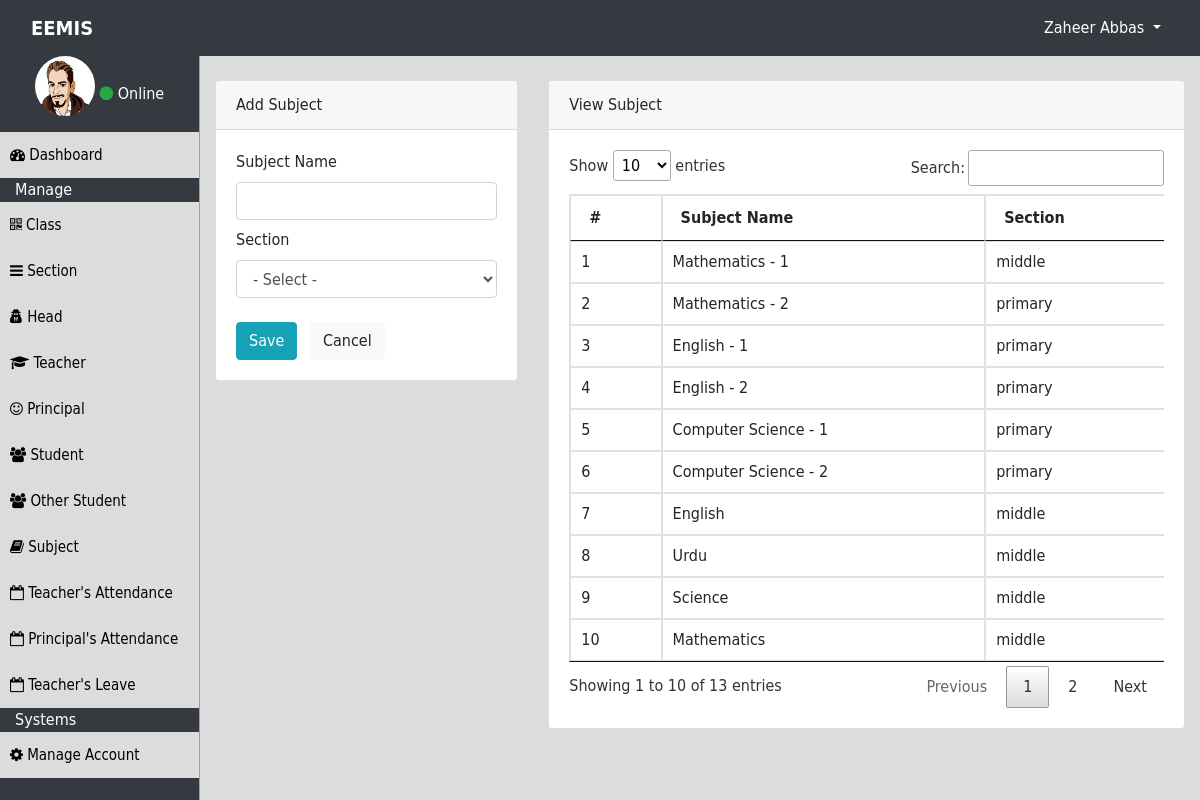
/clerk/subject.php (signed in), run on the app's committed database.
### tables this page shows
CREATE TABLE `clerk` (
  `id` int(11) NOT NULL,
  `user_id` int(11) NOT NULL,
  `school_id` int(11) NOT NULL,
  `name` varchar(80) NOT NULL
);

CREATE TABLE `user` (
  `id` int(11) NOT NULL,
  `username` varchar(50) NOT NULL,
  `password` varchar(50) NOT NULL,
  `img` varchar(100) NOT NULL
);

CREATE TABLE `subject` (
  `id` int(11) NOT NULL,
  `school_id` int(11) NOT NULL,
  `subject_name` varchar(80) NOT NULL,
  `section` varchar(40) NOT NULL
);

### clerk/session.php (called while the page is built, shortened)
<?php
include_once "../dbc.php";
$sql="select user.img, clerk.id, clerk.school_id, clerk.name, username, password, clerk.user_id from clerk INNER JOIN user on user.id=clerk.user_id where clerk.user_id='".$_SESSION['clerk']."'";
$result=mysqli_query($con,$sql);
$clerk=mysqli_fetch_array($result);
?>

### clerk/subject.php (the view, shortened to what this page needs)
<?php
include_once "header.php";
?>
<div class="container-fluid">
<div class="row">
<?php
include_once "navbar.php";
?>
<div class="col-10 data-container">
<div class="row">
<div class="col-4">
<div class="card">
<div class="card-header">
Add Subject
</div>
<div class="card-body">
<form method="post" enctype="multipart/form-data">
<label>Subject Name</label>
<input type="text" name="name" required class="form-control mb-2">
<label>Section</label>
<select name="section" required class="form-control mb-2">
<option value="">- Select -</option>
</select>
<button type="submit" name="submit" class="btn btn-info mt-3">Save</button>
<button type="reset" class="btn btn-light mt-3 ml-2">Cancel</button>
</form>
</div>
</div>
</div>
<div class="col-8">
<div class="card">
<div class="card-header">
View Subject
</div>
<div class="card-body">
<div class="table-responsive">
<table id="data" class="table table-bordered table-hover">
<thead>
<tr>
<th>#</th>
<th>Subject&nbsp;Name</th>
<th>Section</th>
</tr>
</thead>
<tbody>
<?php
$i=0;
$sql="select * from subject where school_id='".$clerk['school_id']."'";
$result=mysqli_query($con,$sql);
while($row=mysqli_fetch_array($result)){
$i++;
?>
<tr>
<td><?php echo $i;?></td>
<td><?php echo $row['subject_name'];?></td>
<td><?php echo $row['section'];?></td>
</tr>
<?php } ?>
</tbody>
</table>
</div>
</div>
</div>
</div>
</div>
</div>
</div>
</div>
</body>
</html>

### clerk/header.php (shortened to what this page needs)
<?php
include_once "session.php";
?>
<!doctype html>
<html>
<head>
<link rel="stylesheet" type="text/css" href="../css/bootstrap.min.css">
<link rel="stylesheet" type="text/css" href="../css/font-awesome.min.css">
<link rel="stylesheet" type="text/css" href="../datatables/css/jquery.dataTables.min.css">
<link rel="stylesheet" type="text/css" href="../css/style.css">
<body>
<nav class="navbar navbar-expand-sm bg-dark navbar-dark fixed-top">
	<div class="container-fluid">
    <a class="navbar-brand" href="home.php" id="heading">EEMIS</a>
  <div class="collapse navbar-collapse" id="collapsibleNavbar">
  <ul class="navbar-nav ml-auto">
    <li class="nav-item dropdown">
      <a class="nav-link dropdown-toggle text-white" id="link" href="#" id="navbardrop" data-toggle="dropdown">
        <?php echo $clerk['name'];?>
      </a>
    </li>
    </ul>
    </div>
    </div>
</nav>

### clerk/navbar.php
<div class="col-2 sidebar" style="overflow:scroll;">
<div class="text-center">
<img src="../image/<?php echo $clerk['img'];?>" class="user-img mb-3">
<span class="text-white"><i class="fa fa-circle text-success"></i> Online</span>
</div>
<a href="home.php"><button class="btn-one"><i class="fa fa-dashboard"></i>   Dashboard</button></a>
<div class="col-12 text-white">Manage</div>
<a href="class.php"><button class="btn-one"><i class="fa fa-qrcode"></i>   Class</button></a>
<a href="section.php"><button class="btn-one"><i class="fa fa-bars"></i>   Section</button></a>
<a href="head.php"><button class="btn-one"><i class="fa fa-user-secret"></i>   Head</button></a>
<a href="teacher.php"><button class="btn-one"><i class="fa fa-graduation-cap"></i>   Teacher</button></a>
<a href="principal.php"><button class="btn-one"><i class="fa fa-smile-o"></i>   Principal</button></a>
<a href="student.php"><button class="btn-one"><i class="fa fa-group"></i>   Student</button></a>
<a href="other_student.php"><button class="btn-one"><i class="fa fa-group"></i>   Other Student</button></a>
<a href="subject.php"><button class="btn-one"><i class="fa fa-book"></i>   Subject</button></a>
<a href="teacher_attendance.php"><button class="btn-one"><i class="fa fa-calendar-o"></i>   Teacher's Attendance</button></a>
<a href="principal_attendance.php"><button class="btn-one"><i class="fa fa-calendar-o"></i>   Principal's Attendance</button></a>
<a href="teacher_leave.php"><button class="btn-one"><i class="fa fa-calendar-o"></i>   Teacher's Leave</button></a>
<div class="col-12 text-white">Systems</div>
<a href="manage_account.php"><button class="btn-one"><i class="fa fa-cog"></i> Manage Account</button></a>
</div>

### css/style.css (style rules this page uses)
* { font-family:"Gill Sans", "Gill Sans MT", "Myriad Pro", "DejaVu Sans Condensed", Helvetica, Arial, sans-serif; }
#heading { font-weight:bold; }
#link { color:white; }
a { color: #212529; text-decoration:none; }
.sidebar { background-color:#343a40; padding:56px 0 0; height:100vh; border-right:1px solid #A0A0A0; }
.user-img { height:60px; width:60px; border-radius:50%; }
.btn-one { height:46px; width:100%; border:none; background-color:#dcdcdc; font-size:15px; text-align:left; padding-left:10px; }
.data-container { height:100vh; background-color:#dcdcdc; padding-top:80px; padding-bottom:60px; overflow:scroll; }

### data on the page
clerk: name "Zaheer Abbas", user.img (picture)
subject: subject_name "Mathematics - 1", section "middle"
subject: subject_name "Mathematics - 2", section "primary"
subject: subject_name "English - 1", section "primary"
subject: subject_name "English - 2", section "primary"
subject: subject_name "Computer Science - 1", section "primary"
subject: subject_name "Computer Science - 2", section "primary"
subject: subject_name "English", section "middle"
subject: subject_name "Urdu", section "middle"
subject: subject_name "Science", section "middle"
subject: subject_name "Mathematics", section "middle"
